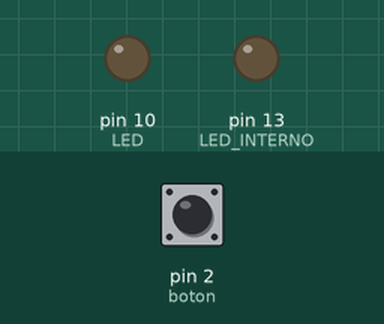
Recording of a sketch running on a simulated Arduino Uno, built with avr-gcc and run on an emulated ATmega328P. Parts: output pins drawn as LEDs (lit = HIGH). Inputs (shaded band) come from the test bench; at power-on: pin 2 (boton) LOW.

Above: at 1.2 s.
1.3 s: pin 2 (boton) pulled HIGH for 0.15 s
At 1.37 s:
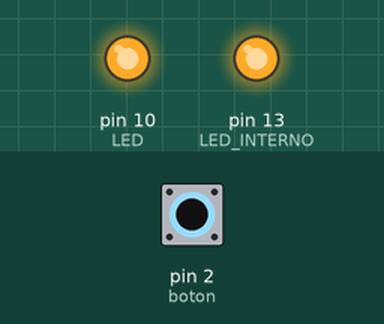
2.9 s: pin 2 (boton) pulled HIGH for 3.2 s
At 7.2 s:
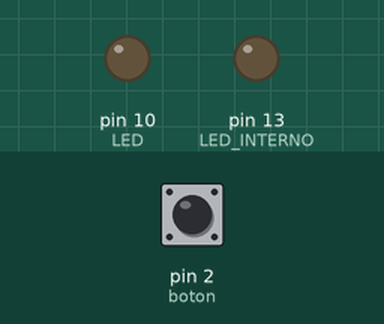
Timing chart, 0 to 8.7 s (numbered marks = the images above; inputs shaded):
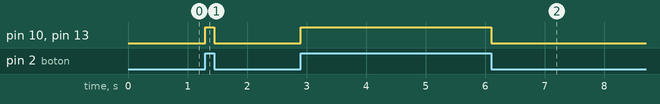

Measured:
- after the input at 1.3 s, pin 10 (LED), pin 13 (LED_INTERNO): LOW → HIGH at once, → LOW 0.15 s later
- after the input at 2.9 s, pin 10 (LED), pin 13 (LED_INTERNO): LOW → HIGH at once, → LOW 3.2 s later

The sketch:

button_pull_up_led.ino
```cpp
int LED = 10 ;
int LED_INTERNO = 13 ;
int boton = 2;

void setup()
{
     pinMode( LED, OUTPUT) ; // LED como salida
     pinMode( LED_INTERNO, OUTPUT) ; // LED como salida
     pinMode( boton  , INPUT) ;            //botón  como entrada
}

 void loop()
{
    int valor = digitalRead(boton) ;          // leemos el valor de boton en valor
    digitalWrite( LED, valor) ;
    digitalWrite( LED_INTERNO, valor) ;
}
```
